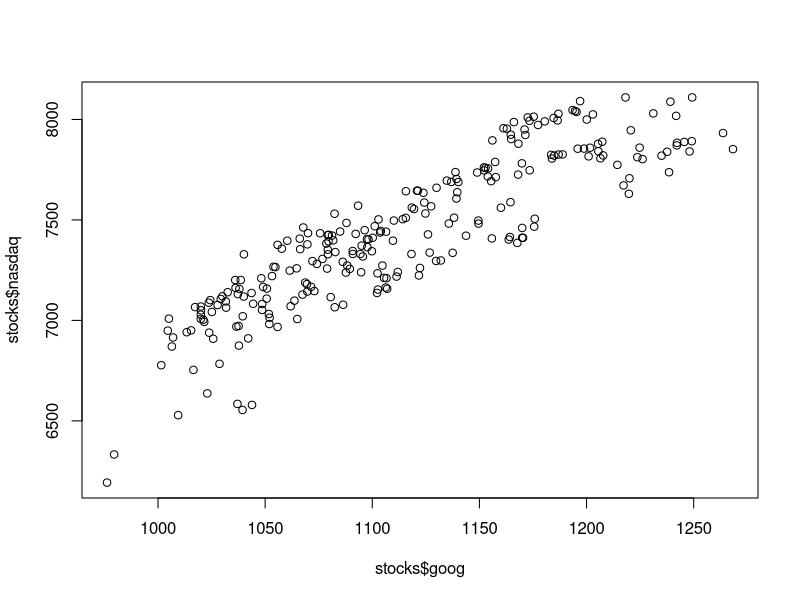
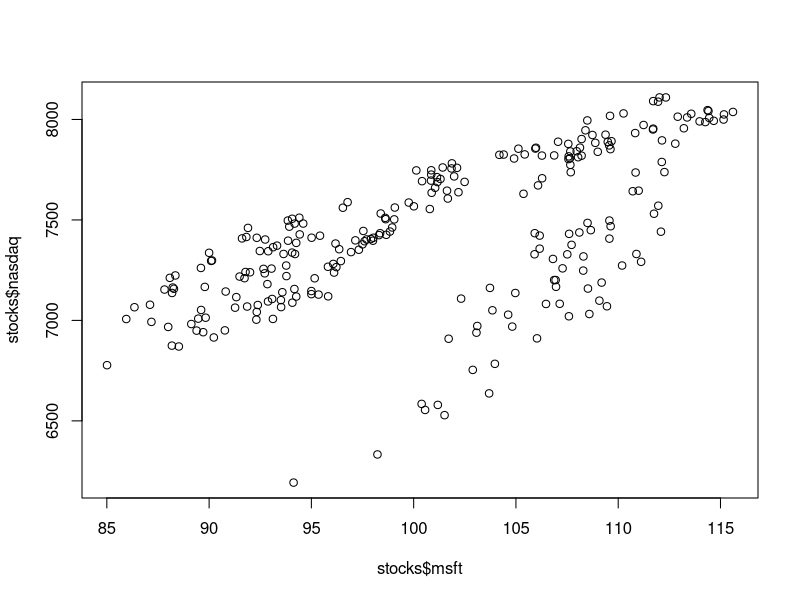

Reproduce these figures in R, in order.
## libs
library(stringr)
library(ggplot2)
library(dplyr)

## stock prices
stocks = read.csv(file = 'data/stocks/stockprices.csv', header = T, stringsAsFactors = F)
stocks$date = as.Date(stocks$date, format = "%Y-%m-%d")
str(stocks)

## tendencia central y dispersión sobre nasdaq
summary(stocks$nasdaq)
var(stocks$nasdaq)
sd(stocks$nasdaq)

## correlaciones entre stocks y nasdaq

## low r
cor(stocks$aaba, stocks$nasdaq)
cor(stocks$aal, stocks$nasdaq)
cor(stocks$bidu, stocks$nasdaq)
cor(stocks$intc, stocks$nasdaq)

## low positive r
cor(stocks$fox, stocks$nasdaq)
cor(stocks$fb, stocks$nasdaq)

## positive r
cor(stocks$aapl, stocks$nasdaq)
cor(stocks$adbe, stocks$nasdaq)
cor(stocks$atvi, stocks$nasdaq)
cor(stocks$msft, stocks$nasdaq)
cor(stocks$nflx, stocks$nasdaq)

## high positive r
cor(stocks$amzn, stocks$nasdaq)
cor(stocks$goog, stocks$nasdaq)

## correlation matrix
corMatrix = cor(stocks[2:31])
corM05 = subset(corMatrix, corMatrix[, "nasdaq"] >= 0.5 & corMatrix[, "nasdaq"] < 1)
corM05[,"nasdaq"]

## scatter plots 
plot(x = stocks$goog, y = stocks$nasdaq)
plot(x = stocks$msft, y = stocks$nasdaq)

## linear model - regresión lineal
m1 = lm(nasdaq ~ amzn, data = stocks)
m2 = lm(nasdaq ~ goog, data = stocks)
m3 = lm(nasdaq ~ amzn + goog, data = stocks)
summary(m1)
summary(m2)
summary(m3)

